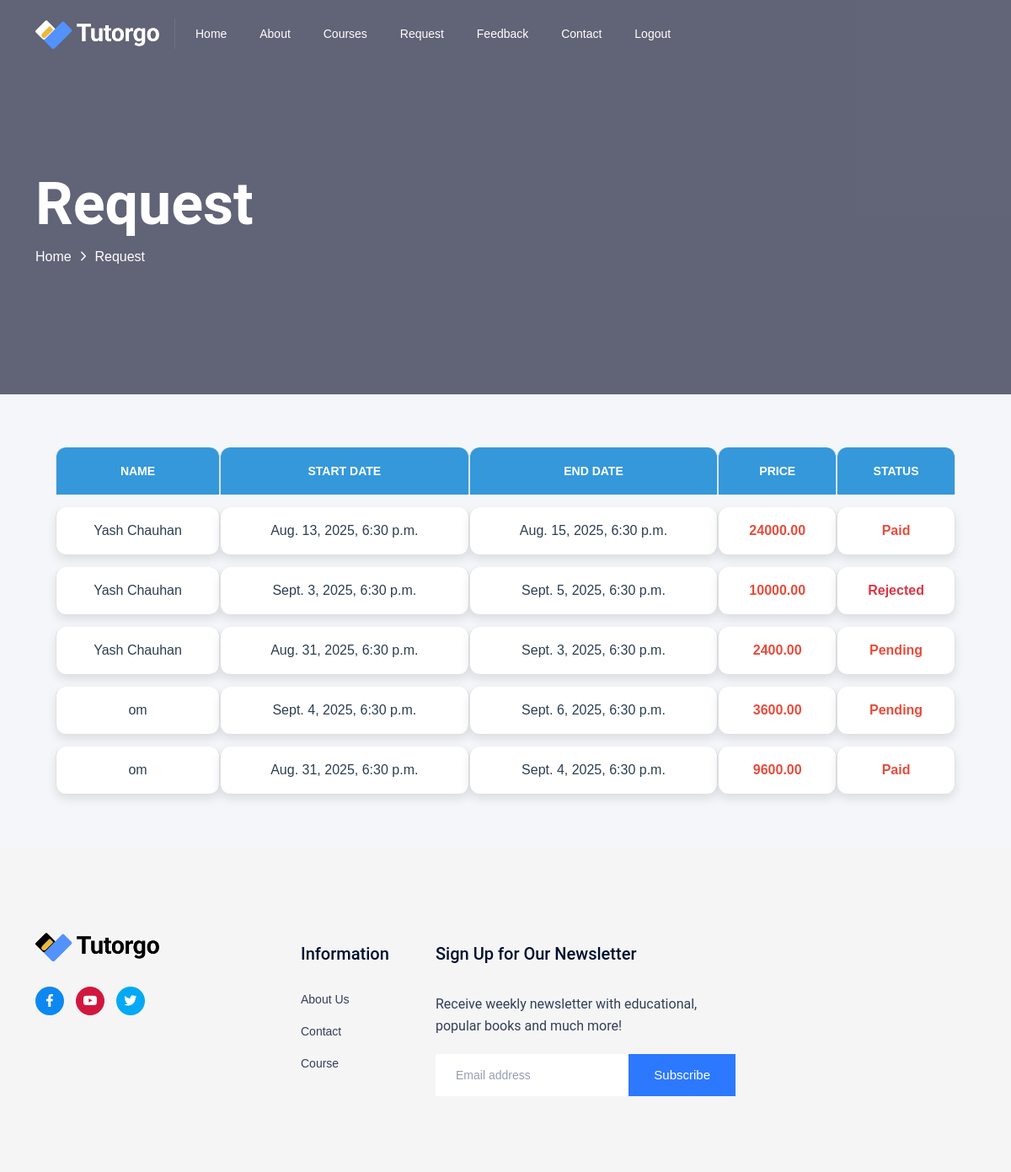
Screenshot of /user-orders/ (signed in) with the database file from the repository.
### myapp/models.py (models this page shows, shortened)
class TutorBooking(models.Model):
    STATUS_CHOICES = [
        ('pending', 'Pending'),
        ('accepted', 'Accepted'),
        ('rejected', 'Rejected'),
        ('paid', 'paid'),
        ('not paid', 'not paid'),
    ]
    user = models.ForeignKey('Login', on_delete=models.CASCADE, related_name="students")
    tutor = models.ForeignKey('Login', on_delete=models.CASCADE, related_name="alltutors")
    tutordata = models.ForeignKey(TutorExpertise, on_delete=models.CASCADE, related_name="alltutors", null=True, blank=True)
    booking_start_date = models.DateTimeField(null=True, blank=True)
    booking_end_date = models.DateTimeField(null=True, blank=True)
    total_cost = models.DecimalField(max_digits=10, decimal_places=2, blank=True, null=True)
    contact_email = models.EmailField(blank=True, null=True)
    communication_preference = models.CharField(max_length=20, blank=True, null=True,choices=[('email', 'Email'), ('phone', 'Phone'), (
    'video_call', 'Video Call')])
    razorpay_order_id = models.CharField(max_length=255, blank=True, null=True)
    razorpay_payment_id = models.CharField(max_length=255, blank=True, null=True)
    razorpay_signature = models.CharField(max_length=255, blank=True, null=True)
    status = models.CharField(max_length=10, choices=STATUS_CHOICES, default='pending')
    created_at = models.DateTimeField(auto_now_add=True)

class Login(models.Model):
    name = models.CharField(max_length=100)
    email = models.EmailField(unique=True)
    password = models.CharField(max_length=100, default="admin@123")
    phone = models.CharField(max_length=20, null=True, blank=True)
    ROLE = (
        ("Tutor", "Tutor"),
        ("Student", "Student"),
    )
    role = models.CharField(max_length=10, choices=ROLE, default='User')
    STATUS = (
        ("0", "unapproved"),
        ("1", "approved")
    )
    status = models.CharField(max_length=10, choices=STATUS, default='0')
    id_proof = models.FileField(upload_to='id_proofs/', null=True, blank=True, default=None)
    def pic(self):
        return mark_safe('<img src = "{}" width = "100">'.format(self.id_proof.url))
    pic.allow_tags = True

### myapp/views.py (the view, shortened to what this page needs)
# urls.py: path('user-orders/', views.user_orders, name='user_orders'),
def user_orders(request):
    context = checksession(request)
    uid = request.session.get('log_id')
    orders = TutorBooking.objects.filter(user=Login(id=uid))
    context.update({
        'orders': orders
    })
    return render(request, 'user_request.html', context)

### myapp/views.py (called while the page is built)
def checksession(request):
    uid = request.session.get('log_id')
    if not uid:
        return None
    try:
        userdata = Login.objects.get(id=uid)
        is_tutor = userdata.role == "Tutor"
        context = {
            'userdata': userdata,
            'is_tutor': is_tutor,
        }
        return context
    except Login.DoesNotExist:
        return None

### myapp/templates/user_request.html (shortened to what this page needs)
{% extends 'base.html'%}
{%load static%}
{%block main%}
{% include 'messages.html'%}
   <main>
      <div class="breadcrumb__area include-bg pt-200 pb-150 breadcrumb__overlay"
         data-background="/static/assets/img/breadcrumb/breadcrumb-bg.jpg">
         <div class="container">
            <div class="row">
               <div class="col-xxl-12">
                  <div class="breadcrumb__content p-relative z-index-1">
                     <h3 class="breadcrumb__title">Request</h3>
                     <div class="breadcrumb__list">
                        <span><a href="#">Home</a></span>
                        <span class="dvdr"><i class="fa-regular fa-angle-right"></i></span>
                        <span>Request</span>
                     </div>
                  </div>
               </div>
            </div>
         </div>
      </div>
<div class="section section-margin">
    <div class="container">
        <div class="row">
            <div class="col-12">
                <div class="container my-5">
                    <table class="table table-bordered">
                        <thead>
                            <tr>
                                <th>Name</th>
                                <th>Start Date</th>
                                <th>End Date</th>
                                <th>Price</th>
                                <th>Status</th>
                            </tr>
                        </thead>
                        <tbody>
                            {% for order in orders %}
                            <tr>
                                <td>{{ order.tutor.name }}</td>
                                <td>{{ order.booking_start_date }}</td>
                                <td>{{ order.booking_end_date }}</td>
                                <td>{{ order.total_cost }}</td>
                                <td>
                                    {% if order.status == 'pending' %}
                                        {% if is_freelancer %}
                                            <form method="post" style="display: inline;">
                                                {% csrf_token %}
                                                <input type="hidden" name="order_id" value="{{ order.id }}">
                                                <button type="submit" name="accept" class="btn btn-success">Accept</button>
                                                <button type="submit" name="reject" class="btn btn-danger">Reject</button>
                                            </form>
                                        {% else %}
                                            <span>Pending</span>
                                        {% endif %}
                                    {% elif order.status == 'paid' %}
                                        <span>Paid</span>
                                    {% else %}
                                        <div class="text-danger">Rejected</div>
                                    {% endif %}
                                </td>
                            </tr>
                            {% endfor %}
                        </tbody>
                    </table>
                </div>
            </div>
        </div>
    </div>
</div>
   </main>
{%endblock%}

### myapp/templates/base.html (shortened to what this page needs)
<!doctype html>
{%load static%}
<html class="no-js" lang="zxx">
<head>
   <link rel="stylesheet" href="/static/assets/css/bootstrap.css">
   <link rel="stylesheet" href="/static/assets/css/meanmenu.css">
   <link rel="stylesheet" href="/static/assets/css/animate.css">
   <link rel="stylesheet" href="/static/assets/css/slick.css">
   <link rel="stylesheet" href="/static/assets/css/magnific-popup.css">
   <link rel="stylesheet" href="/static/assets/css/nice-select.css">
   <link rel="stylesheet" href="/static/assets/css/font-awesome-pro.css">
   <link rel="stylesheet" href="/static/assets/css/elegent-icons.css">
   <link rel="stylesheet" href="/static/assets/css/spacing.css">
   <link rel="stylesheet" href="/static/assets/css/main.css">
</head>
<body>
   <header>
      <div class="tp-header__area tp-header__transparent">
         <div class="tp-header__main" id="header-sticky">
            <div class="container">
               <div class="row align-items-center">
                  <div class="col-xxl-2 col-xl-2 col-lg-2 col-md-6 col-6">
                     <div class="logo has-border">
                        <a href="/">
                           <img src=" {% static 'assets/img/logo/white-logo.png' %} " alt="logo">
                        </a>
                     </div>
                  </div>
                  <div class="col-xxl-7 col-xl-7 col-lg-7 d-none d-lg-block">
                     <div class="main-menu">
                        <nav id="mobile-menu">
                           <ul>
                              <li>
                                 <a href="/">Home</a>
                              </li>
                              <li>
                                 <a href="/about">About</a>
                              </li>
                              <li>
                                 <a href="/category_course">Courses</a>
                              </li>
                              {%if request.session.log_id%}
                              {%if is_tutor%}
                              <li>
                                 <a href="/add_expertise"> Expertise</a>
                              </li>
                              <li>
                                 <a href="/request_student">Request</a>
                              </li>
                              {%else%}
                              <li>
                                 <a href="/user-orders">Request</a>
                              </li>
                              <li>
                                 <a href="/storefeedback">Feedback</a>
                              </li>
                              {%endif%}
                              {%endif%}
                              <li>
                                 <a href="/contact">Contact</a>
                              </li>
                               {%if request.session.log_id%}
                                    <li><a href="/logout">Logout</a></li>
                                    {%else%}
                                    <li><a href="/login">Sign In</a></li>
                                    <li><a href="/signup">Sign Up</a></li>
                                    {%endif%}
                           </ul>
                        </nav>
                     </div>
                  </div>
               </div>
            </div>
         </div>
      </div>
   </header>
{%block main%}
{%endblock%}
    <footer>
      <div class="footer__area grey-bg">
         <div class="container">
            <div class="footer__top ">
               <div class="row">
                  <div class="col-xxl-3 col-xl-3 col-lg-3 col-md-6">
                     <div class="footer__widget mb-50 footer-col-1">
                        <div class="footer__widget-logo mb-30">
                          <a href=" {% static 'index.html' %} "><img src=" {% static 'assets/img/logo/logo.png' %} " alt=""></a>
                        </div>
                        <div class="footer__widget-content">
                           <div class="footer__social">
                              <span><a href="#"><i class="fab fa-facebook-f"></i></a></span>
                              <span><a href="#" class="yt"><i class="fab fa-youtube"></i></a></span>
                              <span><a href="#" class="tw"><i class="fab fa-twitter"></i></a></span>
                           </div>
                        </div>
                     </div>
                  </div>
                  <div class="col-xxl-2 col-xl-2 col-lg-3 col-6">
                     <div class="footer__widget mb-50 footer-col-2">
                        <h3 class="footer__widget-title">Information</h3>
                        <div class="footer__widget-content">
                           <ul>
                              <li><a href="/about">About Us</a></li>
                              <li><a href="/contact">Contact</a></li>
                              <li><a href="/category_course">Course</a></li>
                           </ul>
                        </div>
                     </div>
                  </div>
                  <div class="col-xxl-4 col-xl-4 col-lg-3 col-md-6">
                     <div class="footer__widget mb-50 footer-col-4">
                        <h3 class="footer__widget-title">Sign Up for Our Newsletter</h3>
                        <div class="footer__widget-content">
                           <div class="footer__subscribe">
                              <p>Receive weekly newsletter with educational,
                                 popular books and much more!</p>
                              <form action="#">
                                 <div class="footer__subscribe-box">
                                    <div class="footer__subscribe-input">
                                       <input type="email" placeholder="Email address">
                                    </div>
                                    <button class="footer-sub-btn" type="submit">Subscribe</button>
                                 </div>
                              </form>
                           </div>
                        </div>
                     </div>
                  </div>
               </div>
            </div>
         </div>
      </div>
   </footer>
</body>
</html>

### myapp/templates/messages.html (shortened to what this page needs)
</head>
<body>
</body>
</html>

### myapp/static/assets/css/spacing.css (style rules this page uses)
.mb-30 { margin-bottom:30px }
.mb-50 { margin-bottom:50px }
.pt-200 { padding-top:200px }
.pb-150 { padding-bottom:150px }

### myapp/templates/user_request.html (style rules this page uses)
.table { width: 100%; margin: 20px 0; border-collapse: separate; border-spacing: 0 15px; font-family: 'Poppins', sans-serif; }
.table thead th { background: #3498db; color: white; padding: 15px; text-align: center; font-weight: 600; text-transform: uppercase; border-top-left-radius: 12px; border-top-right-radius: 12px; }
.table tbody td { padding: 15px; background: white; box-shadow: 0 6px 12px rgba(0, 0, 0, 0.1); border-radius: 12px; text-align: center; vertical-align: middle; }
.table td { font-size: 1rem; font-weight: 500; color: #2c3e50; }
.table td:nth-child(4), .table td:nth-child(5), .table td:nth-child(6) { color: #e74c3c; font-weight: 600; }
body { font-family: 'Poppins', sans-serif; background-color: #f4f6f9; }

### rows the page displays
TutorBooking: tutor.name "Yash Chauhan", booking_start_date "Aug. 13, 2025, 6:30 p.m.", booking_end_date "Aug. 15, 2025, 6:30 p.m.", total_cost "24000.00", status "Paid"
TutorBooking: tutor.name "Yash Chauhan", booking_start_date "Sept. 3, 2025, 6:30 p.m.", booking_end_date "Sept. 5, 2025, 6:30 p.m.", total_cost "10000.00", status "Rejected"
TutorBooking: tutor.name "Yash Chauhan", booking_start_date "Aug. 31, 2025, 6:30 p.m.", booking_end_date "Sept. 3, 2025, 6:30 p.m.", total_cost "2400.00", status "Pending"
TutorBooking: tutor.name "om", booking_start_date "Sept. 4, 2025, 6:30 p.m.", booking_end_date "Sept. 6, 2025, 6:30 p.m.", total_cost "3600.00", status "Pending"
TutorBooking: tutor.name "om", booking_start_date "Aug. 31, 2025, 6:30 p.m.", booking_end_date "Sept. 4, 2025, 6:30 p.m.", total_cost "9600.00", status "Paid"
